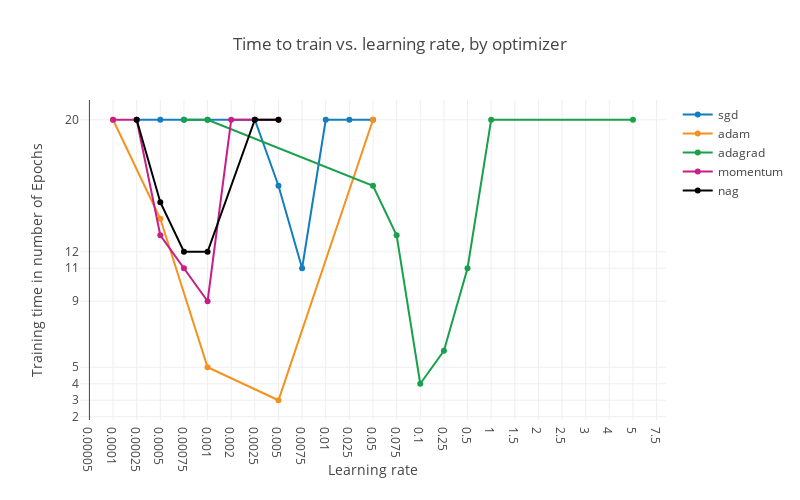

The notebook cell saved with this chart:
### Code cell
from plotly.offline import init_notebook_mode, iplot, plot
import plotly.plotly as py
import plotly.graph_objs as go


learning_rates = [5e-05, 0.0001,0.00025,0.0005,.00075,.001,0.002,.0025,0.005,0.0075,.01,.025,.05,0.075,0.1,0.25,0.5] + [1,1.5,2,2.5,3,4,5,7.5,10,15,17.5,20,22.5,25,30,32.5,35,40,45,50]
lr_dict = {x: i for i,x in enumerate(learning_rates)}
# SGD
lr_sgd      = [0.00025,0.0005,0.00075,0.001,0.0025,0.005,0.0075,0.01,0.025,0.05]
tr_time_sgd = [20,20,20,20,20,16,11,20,20,20]
lr_sgd_dict = [lr_dict[x] for x in lr_sgd]
assert(len(lr_sgd)== len(tr_time_sgd))
# ADAM
lr_adam = [0.0001,0.0005,0.001,0.005,0.05]
lr_adam_dict = [lr_dict[x] for x in lr_adam]
tr_time_adam = [20,14,5,3,20]
# adagrad
lr_adagrad = [0.00075,0.001,0.05,0.075,0.1,0.25,0.5,1,5]
lr_adagrad_dict = [lr_dict[x] for x in lr_adagrad]
tr_time_adagrad = [20,20,16,13,4,6,11,20,20]
# momentum
lr_mom = [0.0001,0.00025,0.0005,0.00075,0.001,0.002,0.0025,0.005] 
lr_mom_dict = [lr_dict[x] for x in lr_mom]
tr_time_mom = [20,20,13,11,9,20,20,20]
# NAG
lr_nag = [0.00025,0.0005,0.00075,0.001,0.0025,0.005]
lr_nag_dict = [lr_dict[x] for x in lr_nag]
tr_time_nag = [20,15,12,12,20,20]

trace1 = go.Scatter(
    x=lr_sgd_dict,
    y=tr_time_sgd,
    mode='lines+markers',
    name="sgd",
    hoverinfo='name',
    line=dict(
        shape='linear',color='rgb(20,125,190)'
    )
)
trace2 = go.Scatter(
    x= lr_adam_dict,
    y=tr_time_adam,
    mode='lines+markers',
    name="adam",
    hoverinfo='text+name',
    line=dict(
        shape='linear',color='rgb(245,145,30)'
        
    )
)
trace3 = go.Scatter(
    x= lr_adagrad_dict,
    y=tr_time_adagrad,
    mode='lines+markers',
    name="adagrad",
    hoverinfo='text+name',
    line=dict(
        shape='linear',color='rgb(25,160,75)'
    )
)
trace4 = go.Scatter(
    x= lr_mom_dict,
    y=tr_time_mom,
    mode='lines+markers',
    name="momentum",
    hoverinfo='text+name',
    line=dict(
        shape='linear',color='rgb(200,30,135)'
    )
)
trace5 = go.Scatter(
    x= lr_nag_dict,
    y=tr_time_nag,
    mode='lines+markers',
    name="nag",
    hoverinfo='text+name',
    line=dict(
        shape='linear',color='rgb(0,0,0)'
    )
)


data = [trace1,trace2,trace3,trace4,trace5]
layout = dict(title = 'Time to train vs. learning rate, by optimizer',
                 width = 800,
    height = 500,
    xaxis = dict(
        tickvals = list(lr_dict.values()),
        ticktext = list(lr_dict.keys()),
      title = "Learning rate"
    ),
    yaxis=dict(
        type='linear',
        title = 'Training time in number of Epochs',
        tickvals= [1,2,3,4,5,9,11,12,20],
        autorange=True
    )
              )

print(layout["xaxis"]["tickvals"])
fig = dict(data=data, layout=layout)
init_notebook_mode(connected=True)
iplot(fig, filename='word-embedding-plot.html')

### Figure 1 — Plotly figure (JSON) as saved in the notebook; plotly's stock layout.template omitted (floating-point values rounded to 4 significant figures)
{"data": [{"hoverinfo": "name", "line": {"color": "rgb(20,125,190)", "shape": "linear"}, "mode": "lines+markers", "name": "sgd", "type": "scatter", "uid": "9fae3d89-8bab-4d46-bf10-01979cd719e8", "x": [2, 3, 4, 5, 7, 8, 9, 10, 11, 12], "y": [20, 20, 20, 20, 20, 16, 11, 20, 20, 20]}, {"hoverinfo": "text+name", "line": {"color": "rgb(245,145,30)", "shape": "linear"}, "mode": "lines+markers", "name": "adam", "type": "scatter", "uid": "cdcca733-aace-4bd5-b374-739e22d8a2b4", "x": [1, 3, 5, 8, 12], "y": [20, 14, 5, 3, 20]}, {"hoverinfo": "text+name", "line": {"color": "rgb(25,160,75)", "shape": "linear"}, "mode": "lines+markers", "name": "adagrad", "type": "scatter", "uid": "443297e2-65a6-47dc-b2d3-227375149c16", "x": [4, 5, 12, 13, 14, 15, 16, 17, 23], "y": [20, 20, 16, 13, 4, 6, 11, 20, 20]}, {"hoverinfo": "text+name", "line": {"color": "rgb(200,30,135)", "shape": "linear"}, "mode": "lines+markers", "name": "momentum", "type": "scatter", "uid": "b5cd40d4-f502-47f0-84df-752074a06502", "x": [1, 2, 3, 4, 5, 6, 7, 8], "y": [20, 20, 13, 11, 9, 20, 20, 20]}, {"hoverinfo": "text+name", "line": {"color": "rgb(0,0,0)", "shape": "linear"}, "mode": "lines+markers", "name": "nag", "type": "scatter", "uid": "a043cd0e-3182-4585-ab1a-7257feaadbbb", "x": [2, 3, 4, 5, 7, 8], "y": [20, 15, 12, 12, 20, 20]}], "layout": {"height": 500, "title": {"text": "Time to train vs. learning rate, by optimizer"}, "width": 800, "xaxis": {"ticktext": [5e-05, 0.0001, 0.00025, 0.0005, 0.00075, 0.001, 0.002, 0.0025, 0.005, 0.0075, 0.01, 0.025, 0.05, 0.075, 0.1, 0.25, 0.5, 1, 1.5, 2, 2.5, 3, 4, 5, 7.5, 10, 15, 17.5, 20, 22.5, 25, 30, 32.5, 35, 40, 45, 50], "tickvals": [0, 1, 2, 3, 4, 5, 6, 7, 8, 9, 10, 11, 12, 13, 14, 15, 16, 17, 18, 19, 20, 21, 22, 23, 24, 25, 26, 27, 28, 29, 30, 31, 32, 33, 34, 35, 36], "title": {"text": "Learning rate"}}, "yaxis": {"autorange": true, "tickvals": [1, 2, 3, 4, 5, 9, 11, 12, 20], "title": {"text": "Training time in number of Epochs"}, "type": "linear"}}}
